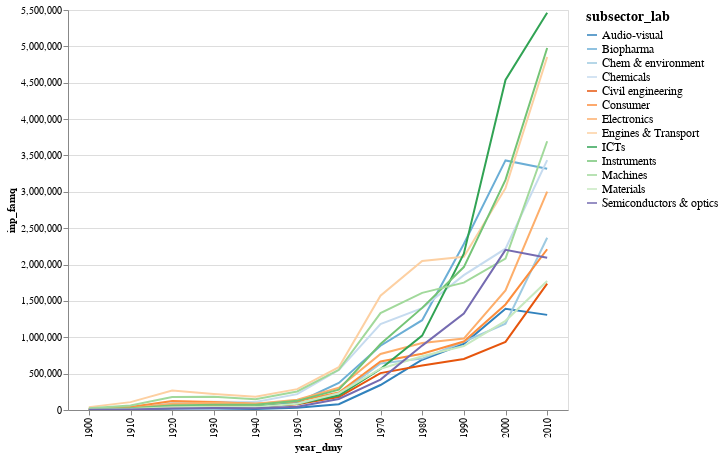

Notebook code cell kept with this figure:
### Markdown cell above
## Chart2 Global patenting by technological fields

### Code cell
# preprocessing 
lower_limit = 1900
upper_limit = 2018

df_tec_yearQ=df_tec_year[(df_tec_year.year<=upper_limit)&(df_tec_year.year>=lower_limit)]
df_tec_yearQ=df_tec_yearQ.groupby(by=['year_dmy','subsector_lab'])['inp_famq'].sum().reset_index()

brush = alt.selection_multi(fields=['subsector_lab'], bind='legend')

mychart = alt.Chart(df_tec_yearQ).mark_line().encode(
    alt.X('year_dmy:O'),
    alt.Y('inp_famq:Q'),
    color=alt.condition(brush, 'subsector_lab:N', alt.value('lightgray'),scale=alt.Scale(scheme='category20c'),                  
                  legend=alt.Legend(columns=1, symbolLimit=0))
        ).properties(
        width=500,
        height=400
    ).interactive(
    ).add_selection(
         brush
    ).configure_legend(
    titleFontSize=14,
    labelFontSize=12
    ) 

file_dir= f'{mywiprdir}/'
file_name = 'Chart2_pat_subsector_since '+str(lower_limit)
mychart.save(file_dir+file_name+'.html')

mychart

### Figure 1 — Vega-Lite specification as saved in the notebook (floating-point values rounded to 4 significant figures; data arrays with more than 128 entries replaced by an {"elided": "..."} marker saying what was removed)
{"config": {"view": {"continuousWidth": 400, "continuousHeight": 300}, "legend": {"labelFontSize": 12, "titleFontSize": 14}}, "data": {"name": "data-ba8d4bc470d20856e99c51d9e7247e50"}, "mark": "line", "encoding": {"color": {"condition": {"type": "nominal", "field": "subsector_lab", "legend": {"columns": 1, "symbolLimit": 0}, "scale": {"scheme": "category20c"}, "selection": "selector007"}, "value": "lightgray"}, "x": {"type": "ordinal", "field": "year_dmy"}, "y": {"type": "quantitative", "field": "inp_famq"}}, "height": 400, "selection": {"selector008": {"type": "interval", "bind": "scales", "encodings": ["x", "y"]}, "selector007": {"type": "multi", "fields": ["subsector_lab"], "bind": "legend"}}, "width": 500, "$schema": "https://vega.github.io/schema/vega-lite/v4.8.1.json", "datasets": {"data-ba8d4bc470d20856e99c51d9e7247e50": {"elided": "156 records"}}}
